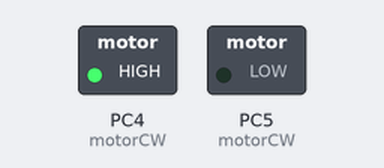
Recording of a program running on a simulated ATmega328P, built with avr-gcc and emulated at 16 MHz. Parts: switched loads named in the program (green lamp = pin HIGH).

Above: at 1.2 s.
At 6.2 s:
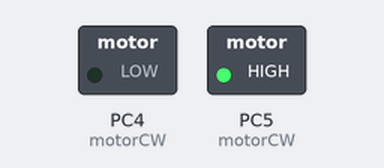
At 8.7 s:
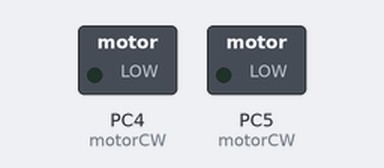
Timing chart, 0 to 13.0 s (numbered marks = the images above):
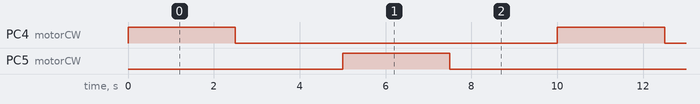

The program:

main.c
```c
/*
 * DC_motor2.c
 *
 * Created: 9/11/2025 11:35:36 AM
 * Author : felix
 */

#define F_CPU 16000000UL
#include <avr/io.h>
#include <util/delay.h>

void motorCW() {
	PORTC |= (1<<PORTC4);
	PORTC &= ~(1<<PORTC5);
}

void motorSTP() {
	PORTC &= ~(1<<PORTC4);
	PORTC &= ~(1<<PORTC5);
}

void motorCCW() {
	PORTC &= ~(1<<PORTC4);
	PORTC |= (1<<PORTC5);
}

int main(void)
{
    DDRC |= (1<<DDC5);
	DDRC |= (1<<DDC4);
    while (1)
    {
		motorCW();
		_delay_ms(2500);
		motorSTP();
		_delay_ms(2500);
		motorCCW();
		_delay_ms(2500);
		motorSTP();
		_delay_ms(2500);
    }
}
```

Measured:
- by itself, PC4 (motorCW), PC5 (motorCW): alternates HIGH for 2.5 s and LOW for 7.5 s
- by itself, everything shown: repeats every 10.0 s, in 4 steps
